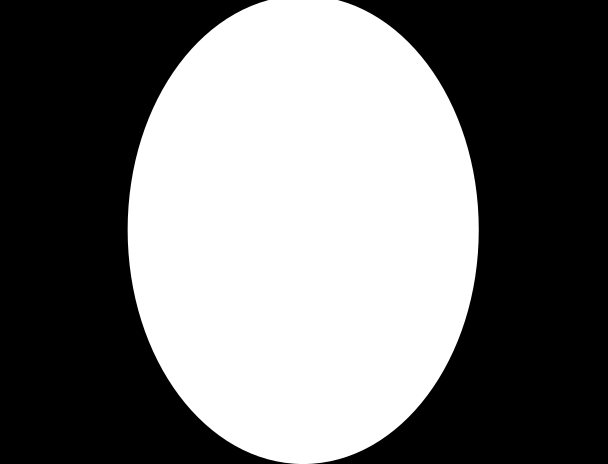
%> input picture stimuli/Cleanup/template.png, 608 x 464 px
$ octave addBackround.m   (GNU Octave 9; MATLAB toolbox functions it lacks are replaced by stand-ins)
%> lines starting %> are read from the running program, lines starting %| are printed output that depends on the picture; in (x1, y1, x2, y2) boxes, pixels count from 0 and x2, y2 are one past the last pixel; in counts of white or black regions, pixels touching at a corner belong together; the program's own positions count from 1
clc;
clear all;

thisroot = pwd;
images_folder = [pwd,'/wavestrapping-master/stimuli_fmri/'];
templates_folder = [pwd,'/SHINE_toolbox/SHINE_TEMPLATE/'];
save_folder = [pwd,'/final_stimuli/'];
imgs = dir([images_folder '*.tiff']);

mask = imread([templates_folder,'template.png']);
%> mask is the input picture: size 464x608x3 uint8; min 0, max 255, mean 116.6
mask = mask(:,:,1)>0;
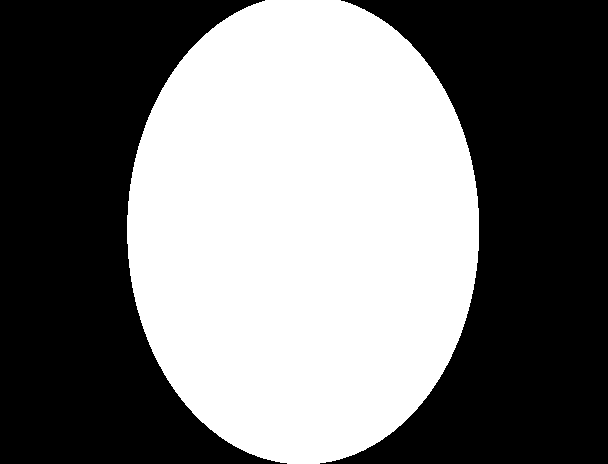
%> mask: size 464x608 logical; 46% white; 1 white region, box (x1, y1, x2, y2) and area: (127, 0, 479, 464) 129731

for ii=1:length(imgs)
    img = imread([images_folder imgs(ii).name]);
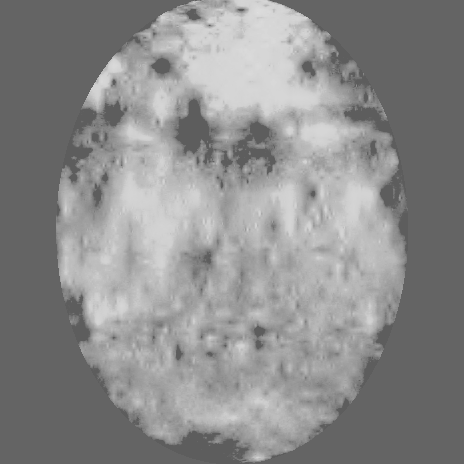
%> input picture create_task/create_stimuli/wavestrapping-master/stimuli_fMRI/imageNoiseAllButS12_16_Father.tiff, 464 x 464 px
%> img is the input picture: size 464x464 uint8; min 93, max 223, mean 139.8
%> (the run ends here)
